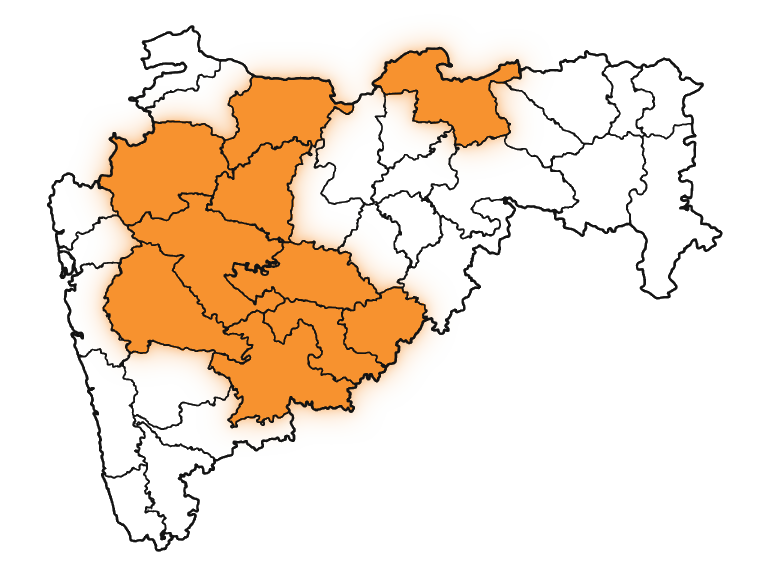
#> input picture assets/images/maharashtra-map-filled.png, 768 x 576 px, found by its file name
$ python build-map.py
#> lines starting #> are read from the running program, lines starting #| are printed output that depends on the picture; after the words box and inside, x2 and y2 are one past the last pixel; in counts of white or black regions, pixels touching at a corner belong together
import os
import sys
import math
import json
import cv2
import numpy as np
from PIL import Image
import shapely
from shapely.geometry import Polygon, MultiPolygon
from shapely.ops import polylabel, unary_union

# ==============================================================================
# CONFIGURATION & EDITABLE PARAMETERS
# (Matches user's reference image: front-facing North-Up perspective)
# ==============================================================================

# Planar yaw rotation in degrees:
# -1.5 degrees aligns the northern border (Nandurbar -> Gondia) horizontally,
# matching the exact angle of the reference image.
MAP_ROTATION_DEG = -1.5

# 3D Tilt / Pitch angle in degrees:
# 36.0 degrees foreshortens the vertical axis to achieve the exact 1.58:1 aspect ratio.
ISO_ANGLE_DEG = 36.0

# 3D Extrusion lean angle in degrees (-4.0 gives the slight downward-left extrusion of the reference)
EXTRUSION_LEAN_DEG = -4.0

# Scale factor
ISO_SCALE = 1.0

# Extrusion heights (units)
BASE_SLAB_HEIGHT = 40.0  # Chunky 3D base diorama slab thickness matching reference
NON_LAB_HEIGHT = 5.0     # Height of standard district prisms
LAB_HEIGHT = 22.0        # Elevated height of the 10 lab districts

# Source file locations
MAP_SRC_FILLED = "public/maps/source/maharashtra-map-filled.png"
MAP_SRC_ORIGINAL = "public/maps/source/maharashtra-map-original.png"
DEBUG_IMG = "scripts/map/debug.png"

# Fixed original map canvas center
MAP_CENTER_X = 384.0
MAP_CENTER_Y = 288.0

# Rotation & Projection trigonometry
YAW_RAD = math.radians(MAP_ROTATION_DEG)
YAW_COS = math.cos(YAW_RAD)
YAW_SIN = math.sin(YAW_RAD)
PITCH_FACTOR = math.cos(math.radians(ISO_ANGLE_DEG))
EXTRUDE_DX = math.sin(math.radians(EXTRUSION_LEAN_DEG))
EXTRUDE_DY = math.cos(math.radians(EXTRUSION_LEAN_DEG))

def get_rotated_plane_coords(x, y):
    """Convert (x, y) into centered map-plane coordinates with yaw rotation."""
    dx = x - MAP_CENTER_X
    dy = y - MAP_CENTER_Y
    rx = dx * YAW_COS - dy * YAW_SIN
    ry = dx * YAW_SIN + dy * YAW_COS
    return rx, ry

def project(x, y, z=0.0):
    """
    Project point (x, y) at elevation height z to screen coordinates.
    Matches the front-facing reference image angle and perspective.
    """
    rx, ry = get_rotated_plane_coords(x, y)
    sx = rx * ISO_SCALE + z * EXTRUDE_DX
    sy = ry * PITCH_FACTOR * ISO_SCALE - z * EXTRUDE_DY
    return sx, sy

def chaikin_smoothing(points, iterations=1):
    """Chaikin corner cutting algorithm for smooth, organic district boundaries."""
    pts = np.array(points, dtype=np.float32)
    for _ in range(iterations):
        new_pts = []
        n = len(pts)
        for i in range(n):
            p0 = pts[i]
            p1 = pts[(i + 1) % n]
            q = 0.75 * p0 + 0.25 * p1
            r = 0.25 * p0 + 0.75 * p1
            new_pts.extend([q, r])
        pts = np.array(new_pts, dtype=np.float32)
    return pts

def poly_to_svg_path(coords):
    """Convert a sequence of (x, y) coordinates into an SVG path d string."""
    if not coords or len(coords) < 3:
        return ""
    d_parts = [f"M {coords[0][0]:.2f} {coords[0][1]:.2f}"]
    for pt in coords[1:]:
        d_parts.append(f"L {pt[0]:.2f} {pt[1]:.2f}")
    d_parts.append("Z")
    return " ".join(d_parts)

def build_map():
    print(f"=== Step 1: Loading & Inspecting Map Image (Rotation: {MAP_ROTATION_DEG} deg) ===")
    if not os.path.exists(MAP_SRC_FILLED):
        alt_path = "assets/images/maharashtra-map-filled.png"
        if os.path.exists(alt_path):
            os.makedirs(os.path.dirname(MAP_SRC_FILLED), exist_ok=True)
            import shutil
            shutil.copyfile(alt_path, MAP_SRC_FILLED)
        else:
            raise FileNotFoundError(f"Source map not found at {MAP_SRC_FILLED} or {alt_path}")

    img = Image.open(MAP_SRC_FILLED).convert("RGB")
#> img is the input picture: PIL image 768x576 RGB; mean R, G, B 242.7, 226.6, 210.9
    arr = np.array(img)
    h, w, _ = arr.shape
    print(f"Map dimensions: {w}x{h}")
#| Map dimensions: 768x576

    gray = cv2.cvtColor(arr, cv2.COLOR_RGB2GRAY)
    r, g, b = arr[:, :, 0], arr[:, :, 1], arr[:, :, 2]
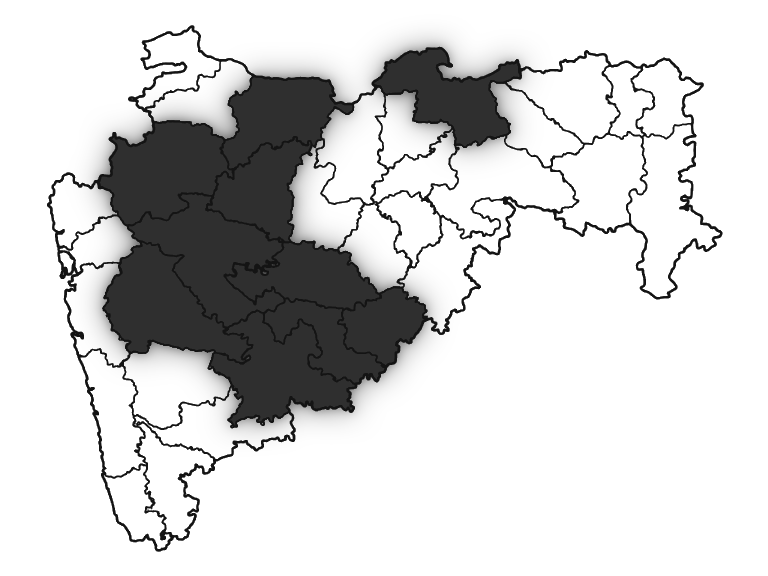
#> b: shape (576, 768); min 20, max 255, mean 210.9
    orange_mask = (r > 180) & (b < 120) & (g > 80)
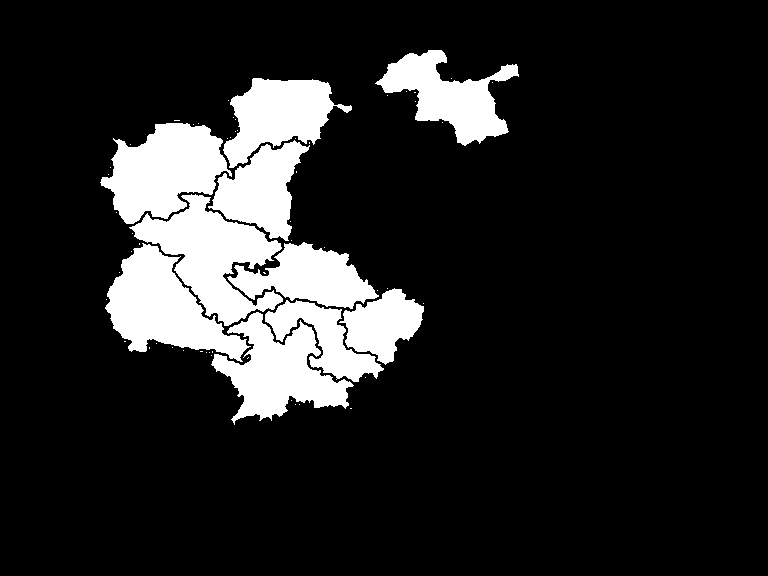
#> orange_mask: shape (576, 768) bool; 14.3% white; 62 white regions (52 under 20 px), largest, box (x1, y1, x2, y2) and area: (129, 194, 283, 326) 8720, (105, 243, 251, 362) 8231, (100, 123, 232, 224) 8197
    border_mask = (gray < 130).astype(np.uint8)
#> border_mask: shape (576, 768); values 0 (black) and 1 (white), 5.1% white in thin lines or dots, all inside (x1, y1, x2, y2) = (47, 25, 723, 552)

    # 1. Label connected regions of non-border pixels
    non_border = (1 - border_mask).astype(np.uint8)
    num_labels, labels, stats, centroids = cv2.connectedComponentsWithStats(non_border)
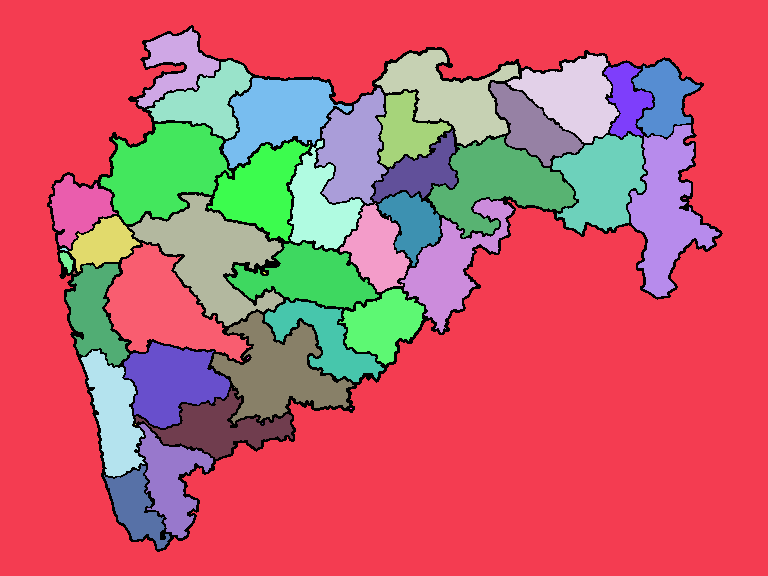
#> labels: shape (576, 768) int32; 46 distinct labels, from 0 to 45; one colour per label, 0 black
#> num_labels = 46; stats = 46 rows, first 6: [47, 25, 676, 527, 22372], [0, 0, 768, 576, 262715], [137, 28, 82, 80, 2786], [375, 50, 144, 96, 6110], [507, 54, 112, 89, 5266], [147, 60, 105, 79, 3736]; centroids = 46 pairs, first value 63.79 to 684, second value 64.18 to 506.4

    # The background outside Maharashtra is the largest component
    areas = stats[:, cv2.CC_STAT_AREA]
#> areas = 46 values, max 262715 at index 1, min 1 at index 42, mean 9616.7
    sorted_idx = np.argsort(areas)[::-1]
#> sorted_idx = 46 values, max 45 at index 32, min 0 at index 1, mean 22.5
    bg_label = sorted_idx[0]
#> bg_label = 1

    # Filter district regions: exclude border (0), background, and specks < 60 px
    candidate_labels = [i for i in range(num_labels) if i != 0 and i != bg_label and areas[i] > 60]
#> candidate_labels = 35 values from 2 to 45
    print(f"Candidate districts count: {len(candidate_labels)}")
#| Candidate districts count: 35

    # Check for lab districts
    lab_labels = []
    for dl in candidate_labels:
        # Exclude Nagpur (dl 3 / district d02) per user feedback
        if dl == 3:
            continue
        mask = (labels == dl)
        o_count = np.sum(orange_mask & mask)
        if o_count > 100:
            lab_labels.append(dl)
#> this loop made 35 passes
#> (dl, o_count) on passes 1, 3, 4, 5, 6, 7, 8, 9: (2, 0), (4, 0), (5, 14), (6, 0), (7, 0), (8, 6122), (9, 1), (10, 0)
#> pass 1, in build_map, `mask = (labels == dl)`:
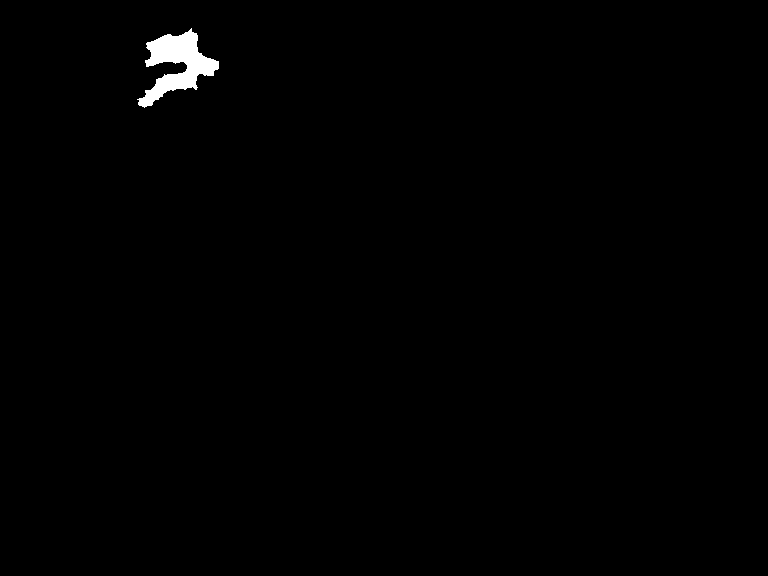
#> mask: shape (576, 768) bool; 0.63% white; 1 white region, box (x1, y1, x2, y2) and area: (137, 28, 219, 108) 2786
#> after the loop, lab_labels = [8, 12, 17, 22, 27, 28, 34, 35, 36]

    # Add Satara (dl 37 / district d31, requested in user feedback)
    if 37 not in lab_labels:
        lab_labels.append(37)

    print(f"Detected {len(lab_labels)} lab districts: {lab_labels}")
#| Detected 10 lab districts: [8, 12, 17, 22, 27, 28, 34, 35, 36, 37]

    # VERIFY exactly 10 lab districts (3 Working Centres + 7 Regional Service Hubs)
    if len(lab_labels) != 10:
        os.makedirs(os.path.dirname(DEBUG_IMG), exist_ok=True)
        debug_img = arr.copy()
        for dl in candidate_labels:
            cx, cy = int(centroids[dl][0]), int(centroids[dl][1])
            is_lab = dl in lab_labels
            color = (0, 255, 0) if is_lab else (255, 0, 0)
            cv2.circle(debug_img, (cx, cy), 6, color, -1)
            cv2.putText(debug_img, f"{dl}", (cx + 8, cy + 4), cv2.FONT_HERSHEY_SIMPLEX, 0.4, (0, 0, 0), 1)
        Image.fromarray(debug_img).save(DEBUG_IMG)
        print(f"ERROR: Expected exactly 10 lab districts, found {len(lab_labels)}. Saved debug image to {DEBUG_IMG}")
        sys.exit(1)

    # If original line-art reference map doesn't exist, create it from filled
    if not os.path.exists(MAP_SRC_ORIGINAL):
        orig = arr.copy()
        orig[orange_mask] = [255, 255, 255]
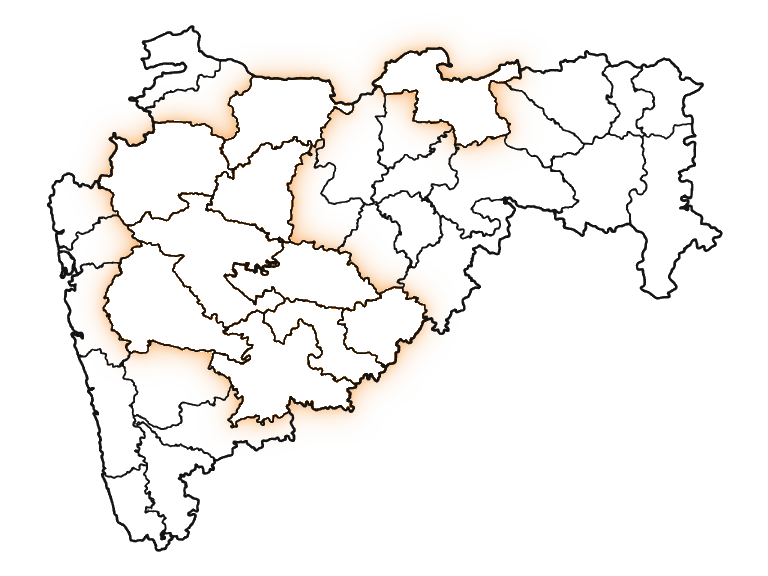
#> orig: shape (576, 768, 3); 14.26% of pixels changed, all inside (x1, y1, x2, y2) = (100, 50, 519, 425)
        for dl in lab_labels:
            cx, cy = int(centroids[dl][0]), int(centroids[dl][1])
            cv2.circle(orig, (cx, cy), 8, (247, 146, 47), -1)
            cv2.circle(orig, (cx, cy), 8, (184, 86, 11), 1)
#> this loop made 10 passes
#> (dl, cx, cy) on passes 1 to 8: (8, 278, 114), (12, 164, 170), (17, 261, 189), (22, 211, 255), (27, 162, 307), (28, 308, 277), (34, 382, 324), (35, 323, 338)
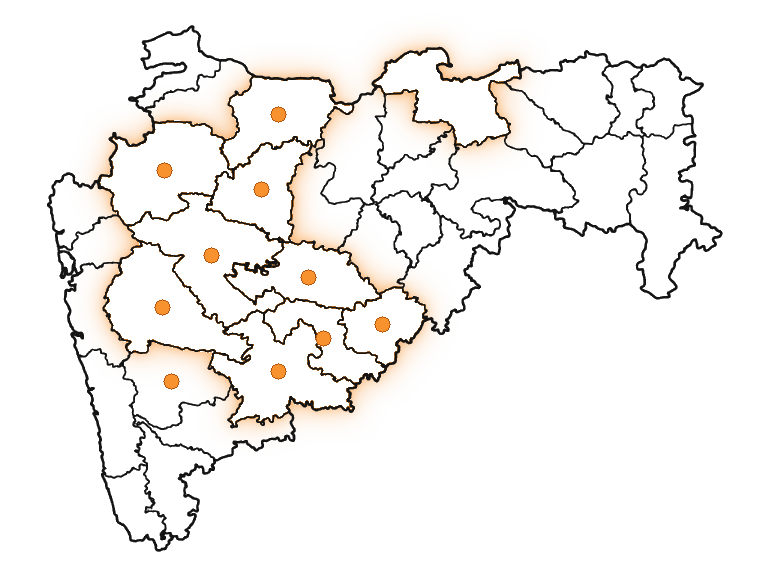
#> orig: shape (576, 768, 3); 0.45% of pixels changed, all inside (x1, y1, x2, y2) = (154, 106, 391, 390)
        Image.fromarray(orig).save(MAP_SRC_ORIGINAL)
        print(f"Saved generated original map reference to {MAP_SRC_ORIGINAL}")

    print("=== Step 2: Vectorizing & Smoothing District Boundaries ===")
    dilation_kernel = cv2.getStructuringElement(cv2.MORPH_ELLIPSE, (3, 3))
#> dilation_kernel = [[0, 1, 0], [1, 1, 1], [0, 1, 0]]
    district_data = []

    for dl in candidate_labels:
        mask = (labels == dl).astype(np.uint8)
        dilated = cv2.dilate(mask, dilation_kernel, iterations=1)
        contours, _ = cv2.findContours(dilated, cv2.RETR_CCOMP, cv2.CHAIN_APPROX_SIMPLE)
        if not contours:
            continue

        cnt = max(contours, key=cv2.contourArea)
        approx = cv2.approxPolyDP(cnt, epsilon=1.0, closed=True)
        pts = approx.reshape(-1, 2)
        smoothed = chaikin_smoothing(pts, iterations=1)

        poly = Polygon(smoothed).buffer(0)
        if poly.is_empty:
            continue
        if isinstance(poly, MultiPolygon):
            poly = max(poly.geoms, key=lambda p: p.area)

        v_center = polylabel(poly, tolerance=0.5)

        ext_coords = list(poly.exterior.coords)
        if len(ext_coords) > 240:
            subsample = math.ceil(len(ext_coords) / 240)
            ext_coords = ext_coords[::subsample]
            if ext_coords[0] != ext_coords[-1]:
                ext_coords.append(ext_coords[0])

        is_lab = dl in lab_labels
        cx, cy = float(centroids[dl][0]), float(centroids[dl][1])
        bounds = poly.bounds

        # Compute rotated plane depth for sorting
        _, c_ry = get_rotated_plane_coords(cx, cy)

        district_data.append({
            "raw_id": dl,
            "poly": poly,
            "coords": [(float(x), float(y)) for x, y in ext_coords],
            "centroid": [round(cx, 2), round(cy, 2)],
            "visualCenter": [round(float(v_center.x), 2), round(float(v_center.y), 2)],
            "bbox": [round(float(b), 2) for b in bounds],
            "area": round(float(poly.area), 2),
            "isLab": is_lab,
            "point_count": len(ext_coords),
            "rotatedDepth": c_ry
        })
#> this loop made 35 passes
#> (dl, subsample, is_lab, cx, cy, bounds, dx in get_rotated_plane_coords, dy in get_rotated_plane_coords) on pass 30: (36, 2, True, 278.4, 371.7, (210.8, 311.2, 352.8, 423.2), -105.6, 83.69)
#> pass 1, in build_map, `dilated = cv2.dilate(mask, dilation_kernel, iterations=1)`:
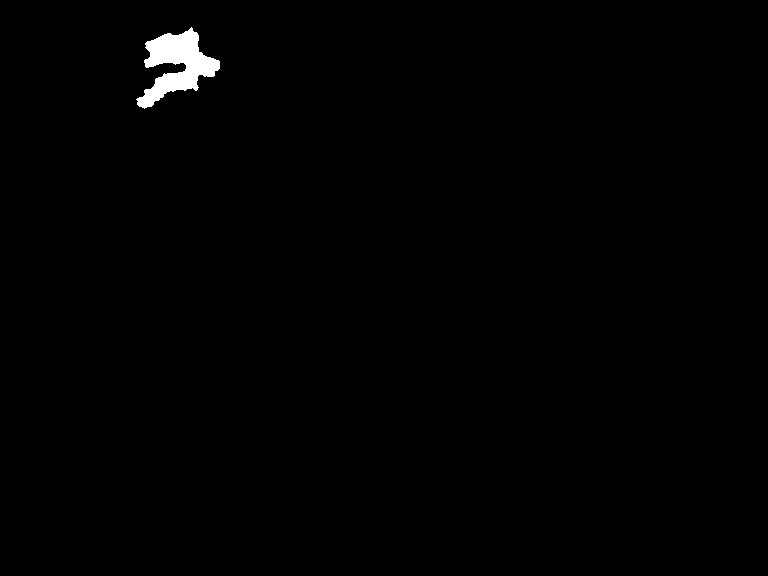
#> dilated: shape (576, 768); values 0 (black) and 1 (white), 0.71% white; 1 white region, box (x1, y1, x2, y2) and area: (136, 27, 220, 109) 3132
#> (the rest of the program and of its run is left out)
